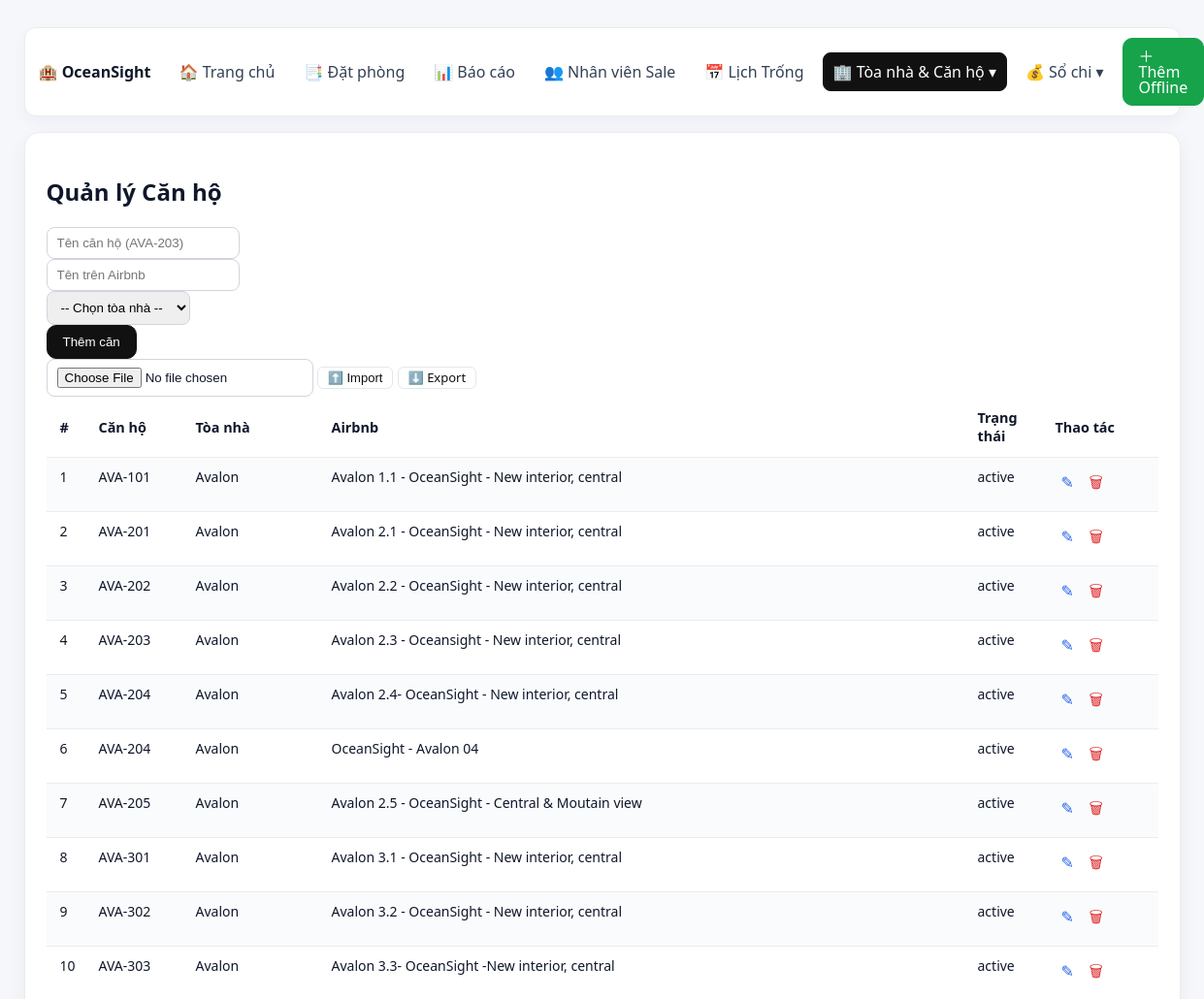
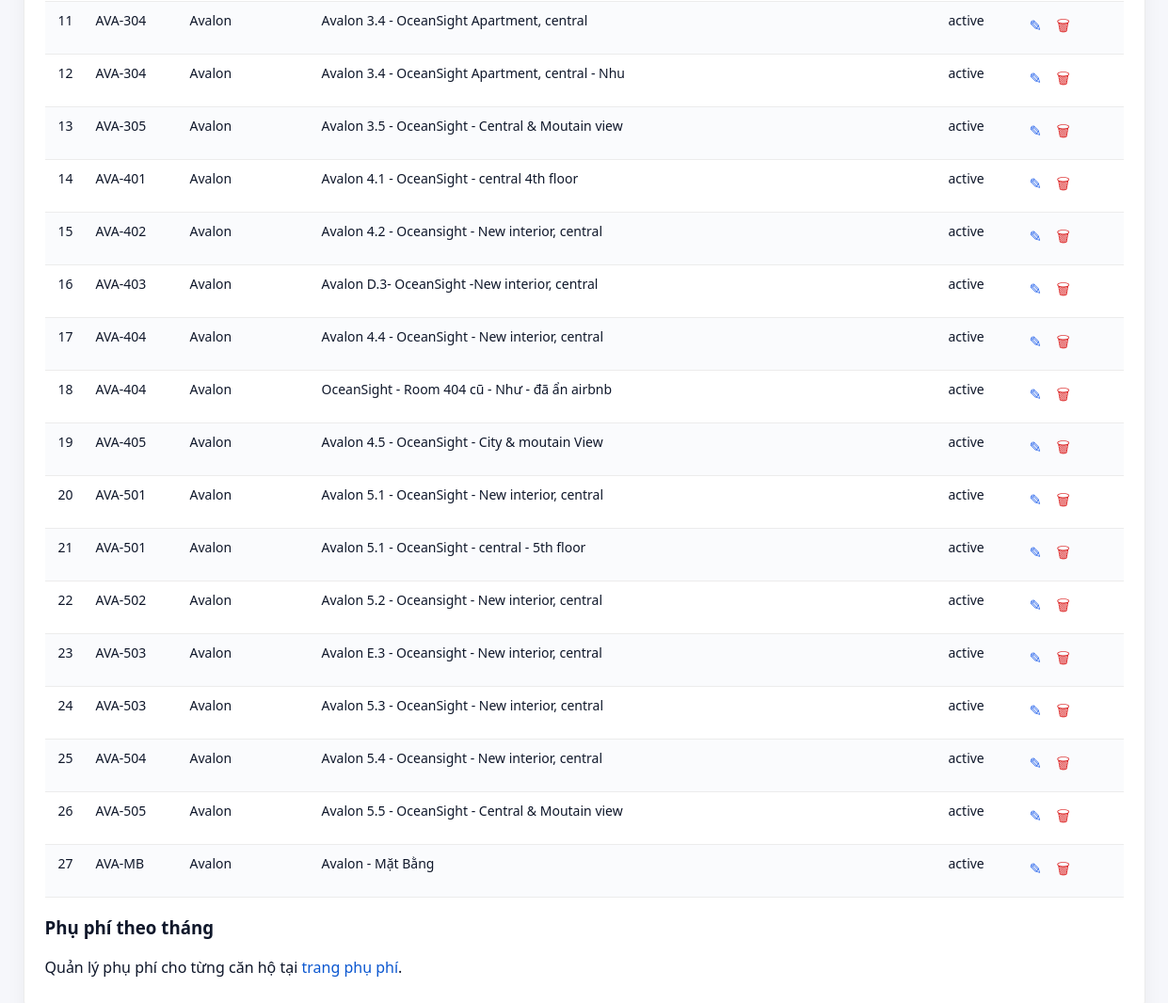
Screenshot of /properties with the database file from the repository (2 pictures, top to bottom).
### models.py (models this page shows)
class Property(SQLModel, table=True):
    id: Optional[int] = Field(default=None, primary_key=True)
    building_id: Optional[int] = Field(default=None, foreign_key="building.id")
    building_name: Optional[str] = None
    building_code: Optional[str] = None
    property_name: str
    airbnb_name: Optional[str] = None
    unit_number: Optional[str] = None
    unit_short: Optional[str] = None
    property_short: Optional[str] = None
    address: Optional[str] = None
    description: Optional[str] = None
    base_price: Optional[float] = None
    latitude: Optional[float] = Field(default=None)
    longitude: Optional[float] = Field(default=None)

class Building(SQLModel, table=True):
    id: Optional[int] = Field(default=None, primary_key=True)
    building_name: str
    building_code: Optional[str] = None
    address: Optional[str] = None
    latitude: Optional[float] = Field(default=None)
    longitude: Optional[float] = Field(default=None)

### main.py (the view)
@app.get("/properties", response_class=HTMLResponse)
async def show_properties(request: Request):
    with get_session_context() as session:
        property_service = PropertyService(session)
        properties = property_service.get_properties_with_buildings()
    return templates.TemplateResponse("properties.html", {
        "request": request,
        "properties": properties
    })

### templates/properties.html (shortened to what this page needs)
{% extends "layout.html" %}
{% block content %}
<div class="container mt-4">
  <h2 class="mb-4">Quản lý Căn hộ</h2>
  <form method="post" action="/properties/new" class="row g-3 mb-4">
    <div class="col-md-3">
      <input type="text" name="property_name" class="form-control" placeholder="Tên căn hộ (AVA-203)" required>
    </div>
    <div class="col-md-4">
      <input type="text" name="airbnb_name" class="form-control" placeholder="Tên trên Airbnb">
    </div>
    <div class="col-md-3">
      <select name="building_id" class="form-select" required>
        <option value="">-- Chọn tòa nhà --</option>
      </select>
    </div>
    <div class="col-md-2">
      <button type="submit" class="btn btn-success w-100">Thêm căn</button>
    </div>
  </form>
  <form action="/properties/import" method="post" enctype="multipart/form-data" style="display:inline-block;">
    <input type="file" name="file" required>
    <button class="btn btn-ghost btn-sm">⬆️ Import</button>
  </form>
  <a href="/properties/export" class="btn btn-ghost btn-sm">⬇️ Export</a>
  <table class="table table-bordered table-striped">
    <thead>
    <tr>
        <th style="width:40px;">#</th>
        <th style="width:100px;">Căn hộ</th>
        <th style="width:140px;">Tòa nhà</th>
        <th style="min-width:280px;">Airbnb</th>
        <th style="width:80px;">Trạng thái</th>
        <th style="width:120px;">Thao tác</th>
    </tr>
    </thead>
    <tbody>
      {% for p in properties %}
      <tr>
        <td>{{ loop.index }}</td>
        <td>{{ p.property_name }}</td>
        <td>{{ p.building_name or '-' }}</td>
        <td style="min-width:280px; max-width:460px; word-break:break-word;">
        {{ p.airbnb_name or '-' }}
        </td>
        <td>{{ p.status or 'active' }}</td>
        <td class="nowrap">
        <a href="/properties/edit/{{ p.id }}" class="btn-icon btn-edit" title="Sửa">&#9998;</a>
        <form method="post" action="/properties/delete/{{ p.id }}" style="display:inline;" onsubmit="return confirm('Bạn có chắc muốn xóa căn hộ này?');">
            <button type="submit" class="btn-icon btn-delete" title="Xóa">&#128465;</button>
        </form>
        </td>
      </tr>
      {% endfor %}
    </tbody>
  </table>
</div>
<div class="container mt-5">
  <h3>Phụ phí theo tháng</h3>
  <p>Quản lý phụ phí cho từng căn hộ tại <a href="/property_charges">trang phụ phí</a>.</p>
</div>
{% endblock %}

### templates/layout.html (style rules this page uses)
:root { --bg:#f6f7fb; --card:#fff; --muted:#667085; --line:#ececec; --fg:#0f172a; --ok:#16a34a; --warn:#f59e0b; --cancel:#9ca3af; --blue:#0b57d0; --blue-600:#2563eb; --green-600:#16a34a; }
* { box-sizing:border-box }
html,body { height:100% }
body { font-family: ui-sans-serif, system-ui, -apple-system, Segoe UI, Roboto, Helvetica, Arial, sans-serif; margin:0; background:var(--bg); color:var(--fg); }
a { color:var(--blue); text-decoration:none }
.btn { display:inline-flex; align-items:center; gap:6px; padding:10px 16px; border-radius:10px; border:1px solid #111; background:#111; color:#fff; cursor:pointer; text-decoration:none; line-height:1; }
.btn.btn-ghost { background:#fff; color:#111; border-color:#e5e7eb; }
table { width:100%; border-collapse:separate; border-spacing:0; table-layout:fixed; }
thead th { position:sticky; top:0; z-index:1; background:var(--card); text-align:left; font-weight:700; font-size:.9rem; padding:12px 14px; border-bottom:1px solid var(--line); }
tbody td { padding:10px 14px; border-bottom:1px solid var(--line); vertical-align:top; font-size:14px; }
tbody tr:nth-child(odd) { background:#fafbfd }
.nowrap { white-space:nowrap }
input, select { padding:8px 10px; border:1px solid #d0d5dd; border-radius:8px; outline:0 }
.btn-sm { padding: 4px 10px; font-size: 13px; border-radius: 6px; }
table td.nowrap { white-space: nowrap; }
.btn-icon { border: none; background: none; color: #64748b; font-size: 16px; padding: 4px 6px; cursor: pointer; }
.btn-edit { color: #2563eb; }
.btn-delete { color: #dc2626; }

### rows the page displays
Property: property_name "AVA-101", building_name "Avalon", airbnb_name "Avalon 1.1 - OceanSight - New interior, central", status "active"
Property: property_name "AVA-201", building_name "Avalon", airbnb_name "Avalon 2.1 - OceanSight - New interior, central", status "active"
Property: property_name "AVA-202", building_name "Avalon", airbnb_name "Avalon 2.2 - OceanSight - New interior, central", status "active"
Property: property_name "AVA-203", building_name "Avalon", airbnb_name "Avalon 2.3 - Oceansight - New interior, central", status "active"
Property: property_name "AVA-204", building_name "Avalon", airbnb_name "Avalon 2.4- OceanSight - New interior, central", status "active"
Property: property_name "AVA-204", building_name "Avalon", airbnb_name "OceanSight - Avalon 04", status "active"
Property: property_name "AVA-205", building_name "Avalon", airbnb_name "Avalon 2.5 - OceanSight - Central & Moutain view", status "active"
Property: property_name "AVA-301", building_name "Avalon", airbnb_name "Avalon 3.1 - OceanSight - New interior, central", status "active"
Property: property_name "AVA-302", building_name "Avalon", airbnb_name "Avalon 3.2 - OceanSight - New interior, central", status "active"
Property: property_name "AVA-303", building_name "Avalon", airbnb_name "Avalon 3.3- OceanSight -New interior, central", status "active"
Property: property_name "AVA-304", building_name "Avalon", airbnb_name "Avalon 3.4 - OceanSight Apartment, central", status "active"
Property: property_name "AVA-304", building_name "Avalon", airbnb_name "Avalon 3.4 - OceanSight Apartment, central - Nhu", status "active"
Property: property_name "AVA-305", building_name "Avalon", airbnb_name "Avalon 3.5 - OceanSight - Central & Moutain view", status "active"
Property: property_name "AVA-401", building_name "Avalon", airbnb_name "Avalon 4.1 - OceanSight - central 4th floor", status "active"
Property: property_name "AVA-402", building_name "Avalon", airbnb_name "Avalon 4.2 - Oceansight - New interior, central", status "active"
Property: property_name "AVA-403", building_name "Avalon", airbnb_name "Avalon D.3- OceanSight -New interior, central", status "active"
Property: property_name "AVA-404", building_name "Avalon", airbnb_name "Avalon 4.4 - OceanSight - New interior, central", status "active"
Property: property_name "AVA-404", building_name "Avalon", airbnb_name "OceanSight - Room 404 cũ - Như - đã ẩn airbnb", status "active"
Property: property_name "AVA-405", building_name "Avalon", airbnb_name "Avalon 4.5 - OceanSight - City & moutain View", status "active"
Property: property_name "AVA-501", building_name "Avalon", airbnb_name "Avalon 5.1 - OceanSight - New interior, central", status "active"
Property: property_name "AVA-501", building_name "Avalon", airbnb_name "Avalon 5.1 - OceanSight - central - 5th floor", status "active"
Property: property_name "AVA-502", building_name "Avalon", airbnb_name "Avalon 5.2 - Oceansight - New interior, central", status "active"
Property: property_name "AVA-503", building_name "Avalon", airbnb_name "Avalon E.3 - Oceansight - New interior, central", status "active"
Property: property_name "AVA-503", building_name "Avalon", airbnb_name "Avalon 5.3 - OceanSight - New interior, central", status "active"
Property: property_name "AVA-504", building_name "Avalon", airbnb_name "Avalon 5.4 - Oceansight - New interior, central", status "active"
Property: property_name "AVA-505", building_name "Avalon", airbnb_name "Avalon 5.5 - OceanSight - Central & Moutain view", status "active"
Property: property_name "AVA-MB", building_name "Avalon", airbnb_name "Avalon - Mặt Bằng", status "active"
